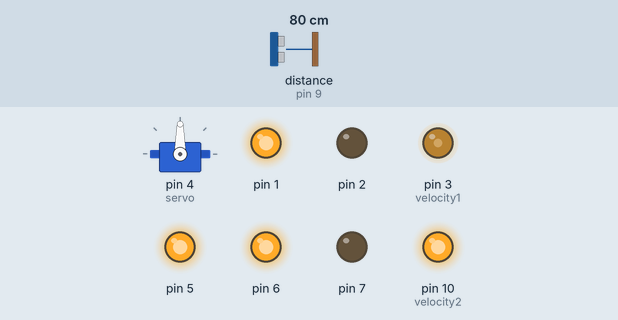
Recording of a sketch running on a simulated Arduino Uno, built with avr-gcc and run on an emulated ATmega328P. Parts: servo, output pins drawn as LEDs (lit = HIGH). Wiring (inferred from the names in the program): ultrasonic range finder: trigger pin 8; echo pin 9. The inputs (shaded band) are chosen by the test bench; at power-on: distance to the obstacle (sensor on pin 9) 80 cm. The echo pulse lasts 58.3 µs per cm; pins used as bus, display or sensor lines are not drawn.

Above: at 1.2 s.
1.3 s: distance to the obstacle (sensor on pin 9) set to 22 cm
2.8 s: distance to the obstacle (sensor on pin 9) set to 18 cm
At 4.7 s:
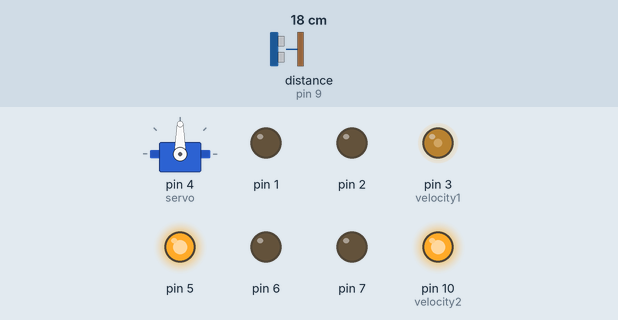
5.8 s: distance to the obstacle (sensor on pin 9) set to 35 cm
At 6.9 s:
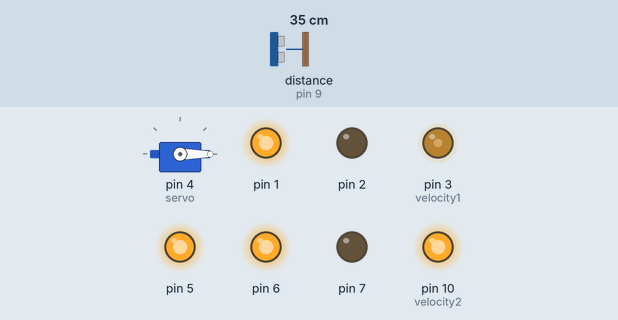
7.3 s: distance to the obstacle (sensor on pin 9) set to 2 cm
At 7.9 s:
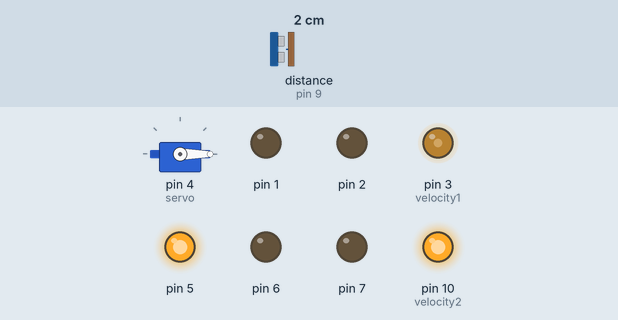
10.3 s: distance to the obstacle (sensor on pin 9) set to 60 cm
Timing chart, 0 to 12.8 s (numbered marks = the images above; inputs shaded):
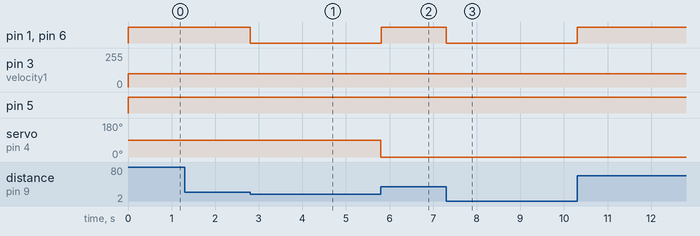

The sketch:

module_3.ino
```cpp
# include <Servo.h>
#define triggerPin 8
#define echoPin 9  //PWM(Pulse Width Modulated)
#define velocity1 3
#define velocity2 10
#define obstacleThreshold 20

Servo servo;


//       motor inputs:
//       input_2 - 6
//       input_1 - 7
//       input_4 - 1
//       input_3 - 2
//       enable_1  -> 5 // right (considering sensor)
//       enable_2  -> 3 // left
//       servoPin -> 4
void setup() {

    pinMode(triggerPin, OUTPUT);
    pinMode(echoPin, INPUT);
    pinMode(velocity2, OUTPUT);
    pinMode(velocity1, OUTPUT);

//    Serial.begin(9600);
    analogWrite(velocity1, 80);
    analogWrite(velocity2, 255);
    pinMode(7, OUTPUT);
    pinMode(6, OUTPUT);
    pinMode(2, OUTPUT);
    pinMode(1, OUTPUT);
    pinMode(5, OUTPUT);
    pinMode(3, OUTPUT);
    servo.attach(4);
}

// motor driver inputs
// input 1 and input 2 drive right motor
// input 3 and input 4 drive left motot
// output 1 and output

void forward() {
    digitalWrite(7, LOW);
    digitalWrite(6, HIGH);
    digitalWrite(2, LOW);
    digitalWrite(1, HIGH);
}

void backward() {
  turnRight();
  turnRight();
}

void turnLeft() {
    digitalWrite(7, HIGH);
    digitalWrite(6, LOW);
    digitalWrite(2, LOW);
    digitalWrite(1, HIGH);
    delay(340);
}

void turnRight() {
    digitalWrite(7, LOW);
    digitalWrite(6, HIGH);
    digitalWrite(2, HIGH);
    digitalWrite(1, LOW);
    delay(340);
}

void halt(){
  digitalWrite(6, LOW);
  digitalWrite(7, LOW);
  digitalWrite(2, LOW);
  digitalWrite(1, LOW);
}

void loop() {

    // Ultrasonic Sensor

    long distance = checkDistance();


    analogWrite(3, 100); //`100
    analogWrite(5, 255); // 255

    if(distance >= obstacleThreshold){
      forward();
//      Serial.println("Forward");
//      Serial.println(distance);
    }
//    else if(leftDistance() >= obstacleThreshold){
//      turnLeft();
//      Serial.println("Left");
//    }
    else if(rightDistance() >= obstacleThreshold){
      turnRight();
//      Serial.println("FRight");
    }else{
      halt();
//      Serial.println("Halt");
    }

}

long checkDistance(){
  long duration, cm;

    digitalWrite(triggerPin, LOW);
    delayMicroseconds(2);
    digitalWrite(triggerPin, HIGH);
    delayMicroseconds(10);
    digitalWrite(triggerPin, LOW);
    pinMode(echoPin, INPUT);
    duration = pulseIn(echoPin, HIGH);

    cm = microsecondsToCentimeters(duration);

    return cm;
}

long microsecondsToCentimeters(long microseconds) {
   return microseconds / 29 / 2;
}

long leftDistance(){
  servo.write(-120);
//  delay(1500);
  long distance = checkDistance();
  servo.write(0);
  return distance;
}

long rightDistance(){
  servo.write(120);
//  delay(1500);
  long distance = checkDistance();
  servo.write(0);
  return distance;
}
```

Measured:
- the behaviour switches between 21 and 20 cm on distance to the obstacle (sensor on pin 9) (found by bisection; images 0 and 1)
- after the input at 2.8 s, pin 1, pin 6: HIGH → LOW at once
- after the input at 5.8 s, pin 1, pin 6: LOW → HIGH at once; servo on pin 4 (servo): 90° → 0° after 0.00 s instead of 1.5 s
- after the input at 7.3 s, pin 1, pin 6: HIGH → LOW at once
